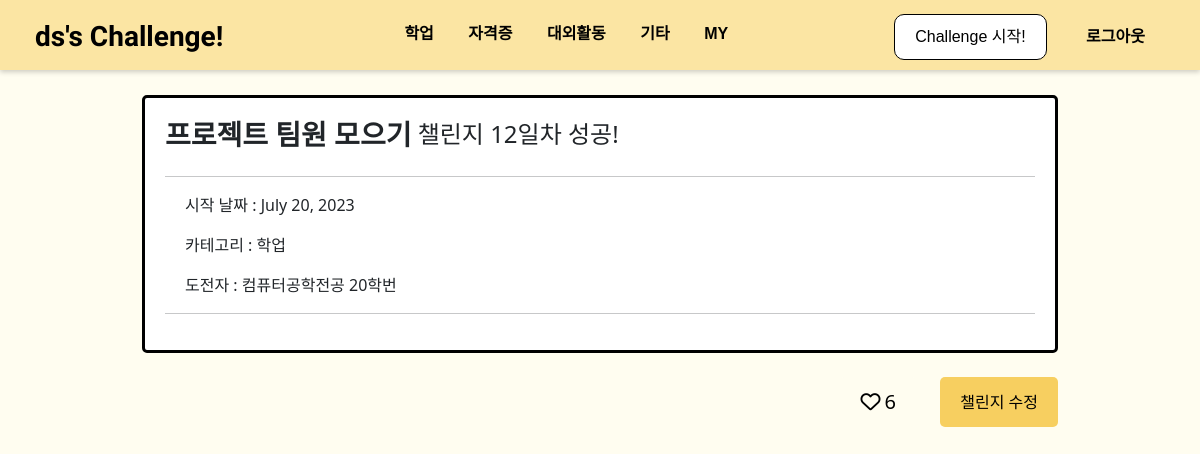
/board/67/ (signed in), run on an earlier commit of the app's database.
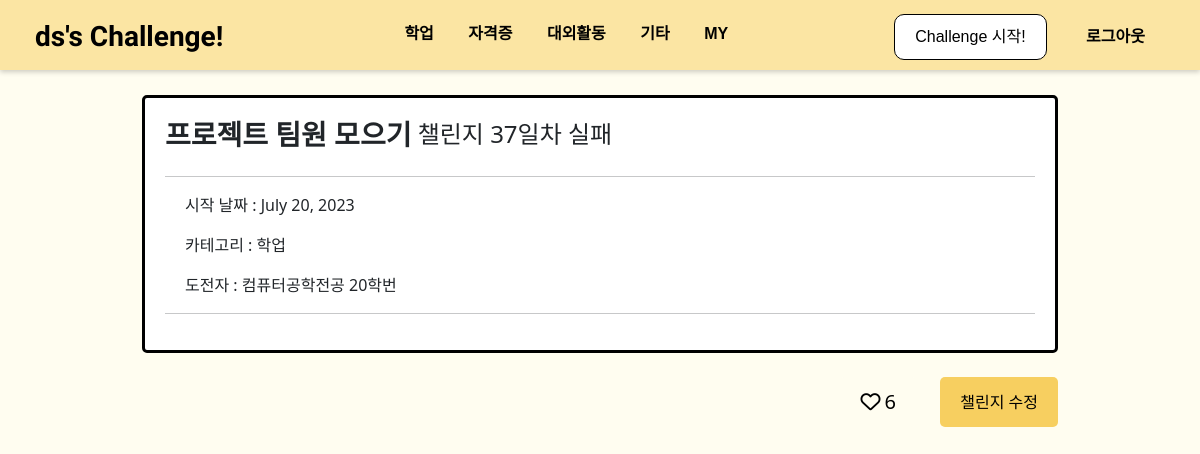
And on a later commit of the database.
### board/models.py (models this page shows, shortened)
class User(AbstractUser):
    number = models.ForeignKey(Number, on_delete=models.SET_NULL, null=True)
    college = models.ForeignKey(College, on_delete=models.SET_NULL, null=True)
    major = models.ForeignKey(Major, on_delete=models.SET_NULL, null=True, blank=True)

class Category(models.Model):
    name = models.CharField(max_length=20)
    slug = models.SlugField(max_length=50, unique=True, allow_unicode=True)
    def __str__(self):
        return self.name
    def get_absolute_url(self):
        return f'/board/{self.slug}'
    class Meta:
        verbose_name_plural = 'Categories'

class Challenge(models.Model):
    title = models.CharField(max_length=100)
    memo = MarkdownxField()
    start_date = models.DateField(auto_now_add=True)
    end_date = models.DateField(blank=True, null=True)
    user = models.ForeignKey(User, on_delete=models.CASCADE)
    STATUS_CHOICES = (("0", "진행중"), ("1", "성공"), ("2", "실패"))
    status = models.CharField(max_length=5, choices=STATUS_CHOICES, default=0)
    category = models.ForeignKey(Category, on_delete=models.SET_NULL, null=True)
    like_users = models.ManyToManyField(User, blank=True, related_name='like_challenge')
    def get_day(self):
        if (self.status=="0"):
            day = date.today()-self.start_date
        else:
            day = self.end_date-self.start_date
        return day.days + 1
    def get_user_name(self):
        if self.user.major:
            return f'{self.user.major} {self.user.number}'
        else:
            return f'{self.user.college} {self.user.number}'

class Major(models.Model):
    name = models.CharField(max_length=30)
    slug = models.SlugField(max_length=50, unique=True, allow_unicode=True)
    college = models.ForeignKey(College, on_delete=models.CASCADE)
    def __str__(self):
        return self.name

class Number(models.Model):
    number = models.CharField(max_length=20)
    def __str__(self):
        return self.number

### board/views.py (the view)
# urls.py: path('<int:pk>/', views.ChallengeDetail.as_view()),
class ChallengeDetail(LoginRequiredMixin, DetailView):
    model = Challenge
    def dispatch(self, request, *args, **kwargs):
        if request.user.is_authenticated:
            return super(ChallengeDetail, self).dispatch(request, *args, **kwargs)
        else:
            return HttpResponseRedirect(request.META.get('HTTP_REFERER'))
    def get_context_data(self, **kwargs):
        context = super(ChallengeDetail, self).get_context_data()
        context['categories'] = Category.objects.all()
        context['colleges'] = College.objects.all()
        context['majors'] = Major.objects.all()
        return context

### board/templates/board/challenge_detail.html (shortened to what this page needs)
{% extends 'board/base.html' %}
{% block main_area %}
<div class="col text-left" style="margin-left:100px; margin-right:100px">
<br>
<div style="background-color: #ffffff; padding: 20px;border: 3px solid black;border-radius: 5px;">
    <div style="display: flex; align-items: center;">
    <h3 style="font-weight:bold;">{{challenge.title}}</h3>
<h4>&nbsp;챌린지 {{challenge.get_day}}일차
        {% if challenge.status == "0" %}
            진행중...
        {% elif challenge.status == "1" %}
            성공!
        {% elif challenge.status == "2" %}
            실패
        {% endif %}
    </h4></div>
 <hr>
<div style="margin-left:20px; margin-right:20px">
        <p>시작 날짜 : {{challenge.start_date}}</p>
        <p>카테고리 : {{challenge.category}}</p>
        <p>도전자 : {{challenge.get_user_name}}</p>
    </div>
    <hr>
</div>
<br>
<div style="display: flex; justify-content: flex-end;">
    <a id="like-button" href="like/" type="button" style="margin-left: 20px; margin-right: 20px; border-radius: 5px;padding: 10px 20px;background-color: #FFFDF0;text-decoration: none;color: black;">
        {% if request.user in challenge.like_users.all %}
            <i class="fa-solid fa-heart fg-danger" style="color:red;font-size: 20px;"></i>
        {% else %}
            <i class="fa-regular fa-heart" style="font-size: 20px;"></i>
        {% endif %}
        <span id="like-count" style="font-size: 20px;">{{ challenge.like_users.count }}</span>
     </a>
    {% if user.is_authenticated %}
        {% if user == challenge.user %}
            <button type="button" onclick="checkStatus()" style="background-color: #f7cf60; border: none; border-radius: 5px; padding: 10px 20px; cursor: pointer;">챌린지 수정</button>
        {% endif %}
    {% endif %}
</div>
</div>
{% endblock %}

### board/templates/board/base.html (shortened to what this page needs)
<!DOCTYPE html>
{% load static %}
{% load widget_tweaks %}
<html lang="ko">
<head>
    <link href="{% static 'board/bootstrap/bootstrap.min.css' %}" rel="stylesheet" type="text/css" media="screen">
    <link href="{% static 'board/css/challenge_new.css' %}" rel="stylesheet" type="text/css" media="screen">
    <link href="{% static 'board/css/sidemenu.css' %}" rel="stylesheet" type="text/css" media="screen">
    <link href="{% static 'board/css/topmenu.css' %}" rel="stylesheet" type="text/css" media="screen">
    <link href="{% static 'board/css/listStyle.css' %}" rel="stylesheet" type="text/css" media="screen">
    <link href="{% static 'board/css/update.css' %}" rel="stylesheet" type="text/css" media="screen">
</head>
<body>
    {% include 'board/menubar.html' %}
    <div class="container">
        <div class="row">
            {% block main_area %}
            {% endblock %}
        </div>
    </div>
</body>
</html>

### board/templates/board/menubar.html (shortened to what this page needs)
<div class="fixed-top" id="top-menu" style="background-color:#FBE5A3;">
    <div id="menubar-left">
        {% if user.is_authenticated %}
        <a class="navbar-brand" href="{% url 'user:main' %}"><b style="font-family: 'Racing Sans One', cursive; font-size: 28px;">{{user.username}}'s Challenge!</b></a>
        {% else %}
        <a class="navbar-brand" href="{% url 'user:main' %}"><b style="font-family: 'Racing Sans One', cursive; font-size: 28px;">Challenge!</b></a>
        {% endif %}
    </div>
    <div id="menubar-center">
        {% for c in categories %}
        <a href={{c.get_absolute_url}}>{{c}}</a>
        {% endfor %}
        <a href="#" onclick="checkMY()">MY</a>
    </div>
    <div id="menubar-right">
        <div class="button-container">
            <button class="start_button" type="button" onclick="checkStart()">Challenge 시작!</button>
        </div>
        {% if user.is_authenticated %}
        <a href="{% url 'user:logout' %}" class="top-login-button">로그아웃</a>
        {% else %}
        <a href="{% url 'user:login' %}" class="top-login-button">로그인</a>
        {% endif %}
    </div>
</div>
<div style="padding-top:71px"></div>

### board/static/board/css/topmenu.css (style rules this page uses)
#top-menu { font-family: Arial, sans-serif; margin: 0; padding: 0; background-color: #FBE5A3; color: black; font-weight: bold; display: flex; justify-content: space-between; padding: 10px 20px; box-shadow: 0px 2px 5px rgba(0, 0, 0, 0.2); }
#menubar-left { padding-top: 6px; font-size:22px; }
#menubar-center { padding-top: 12px; }
#top-menu a { text-decoration: none; margin: 0 15px; }
#top-menu a:link, a:visited { color: inherit; }
#menubar-right { padding-top: 4px; }
.button-container { display: inline-block; }
.start_button { background: white; color: black; border: 1px solid black; padding: 10px 20px; border-radius: 10px; cursor: pointer; }
.top-login-button { padding: 10px 20px; cursor: pointer; }

### board/templates/board/base.html (style rules this page uses)
body { background-color: #FFFDF0; }

What changed in the data, as far as the page shows it:
changed Challenge "프로젝트 팀원 모으기": get_day "12" → "37"
Also different on the page:
text no longer shown: "성공!"
text now shown: "실패"
